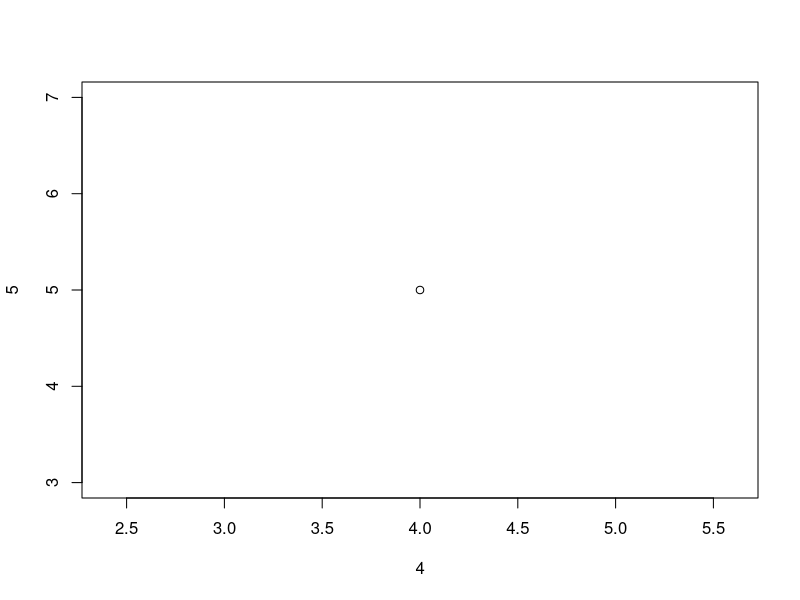
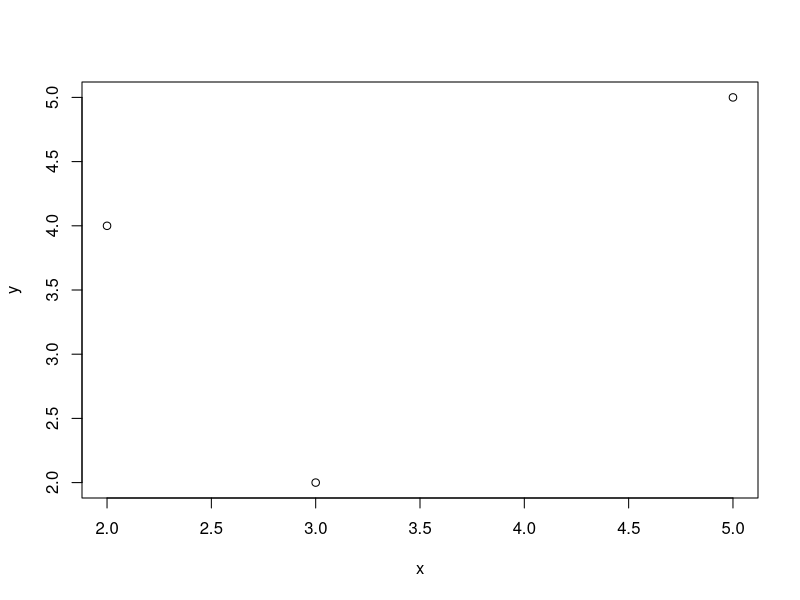
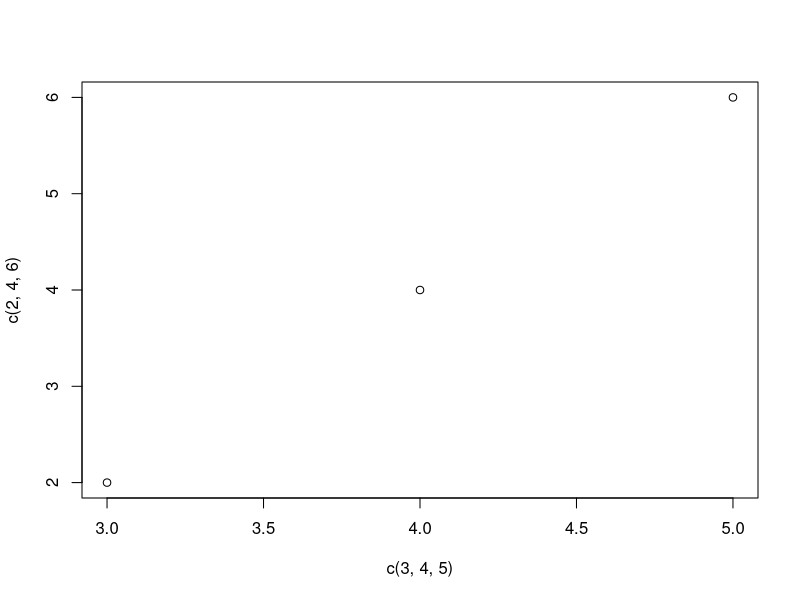
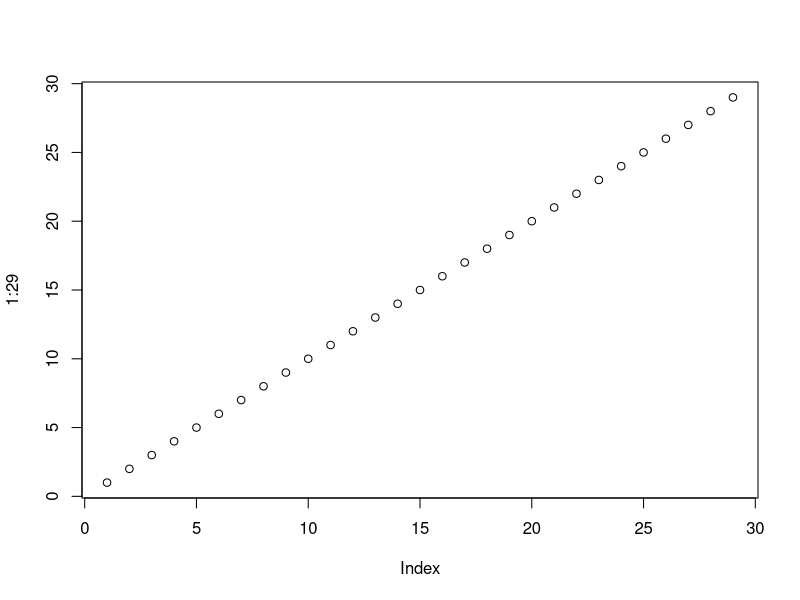
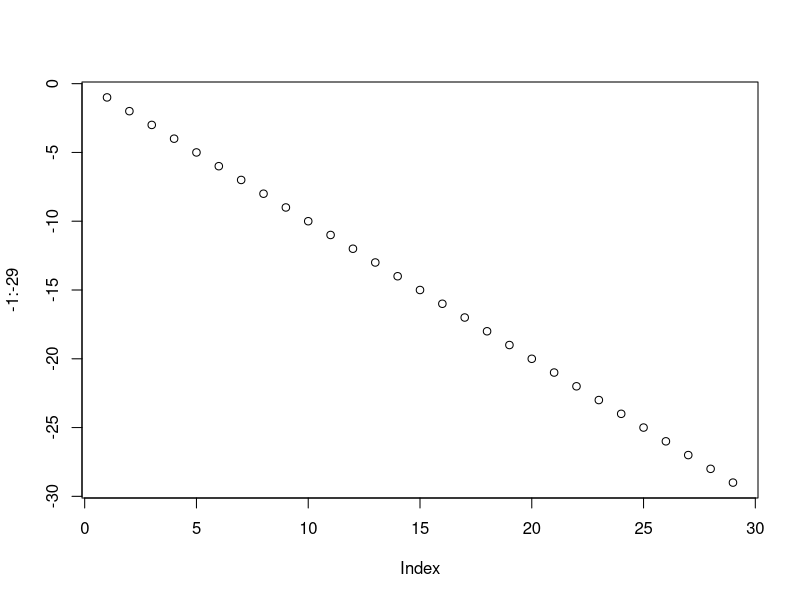
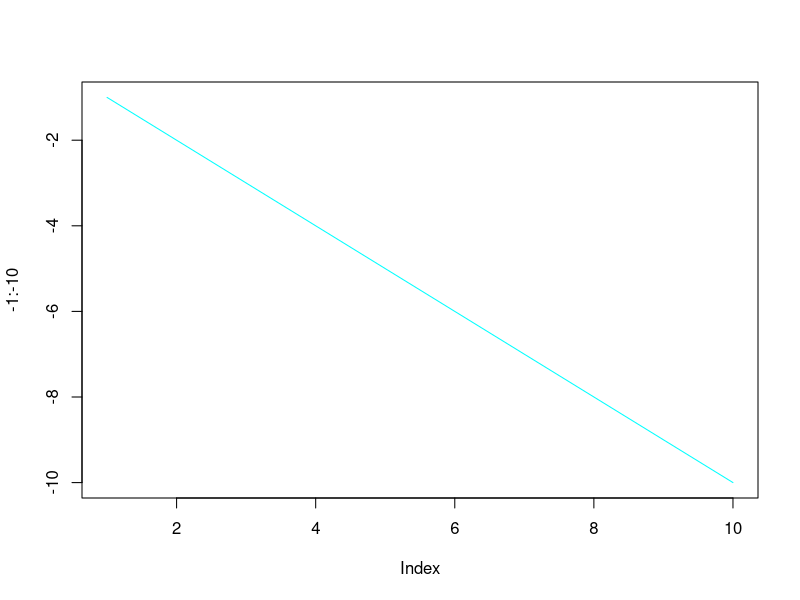
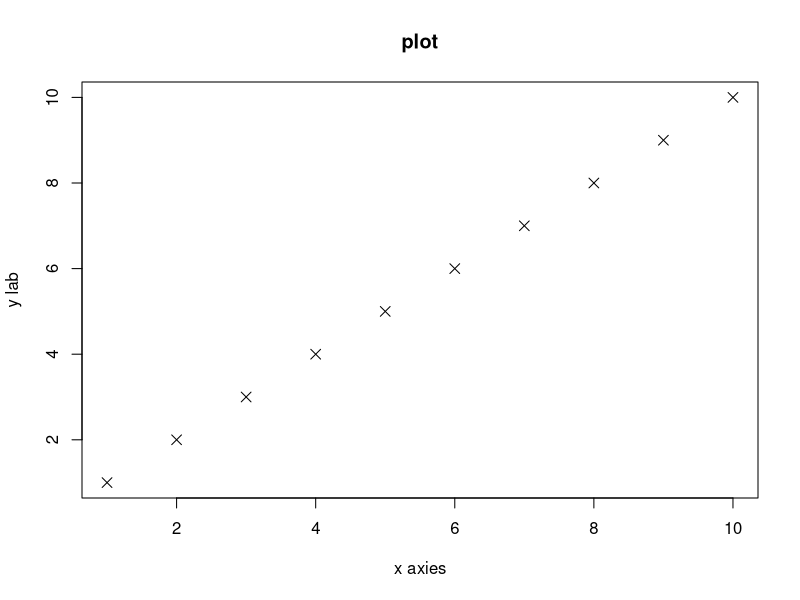
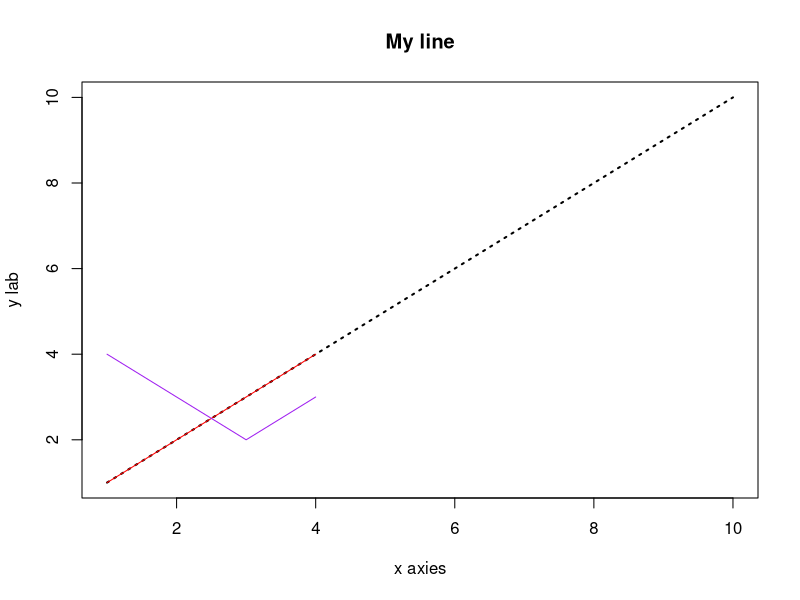

R code for these plots, in order: (Note: this script raises an error after producing the figures.)
# Revision of 5th sem
plot(4, 5)

x <-c(2,3,5)
y<-c(4,2,5)

plot(x,y)

plot(c(3,4,5),c(2,4,6))

plot(1:29)
plot(-1:-29)

#properities
plot(-1:-10, type="l",col='cyan' )

# labels, size, pch 1 to 20
plot(1:10, main = 'plot', xlab = 'x axies', ylab = 'y lab',cex=1.3,pch=4)

#with line line type ltv, line width lwd
plot(1:10, main = 'My line', xlab = 'x axies', type='l', ylab = 'y lab',lty=3, lwd=2)

# more than one line in graph
line1 = c(1,2,3,4)
line2 = c(4,3,2,3)
line3 = c(7,5,3,4)
plot(lines(line1, type='l', col='red'),
     lines(line2, type='l', col='purple'),
     lines(line3, type='l', col='blue'))



